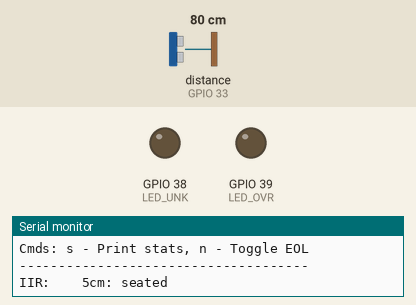
A sketch run on a simulated ESP32. On the bench: output pins drawn as LEDs (lit = HIGH), the last lines printed to the serial monitor. The test bench sets the inputs (shaded band); at power-on: distance to the obstacle (sensor on GPIO 33) 80 cm. The echo pulse lasts 58.3 µs per cm.

Above: at 1.2 s.
1.3 s: distance to the obstacle (sensor on GPIO 33) set to 114 cm
4.3 s: distance to the obstacle (sensor on GPIO 33) set to 123 cm
At 5.6 s:
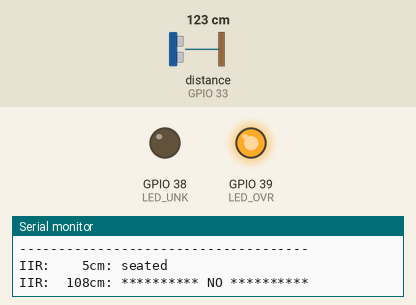
Timing chart, 0 to 7.3 s (numbered marks = the images above; inputs shaded):
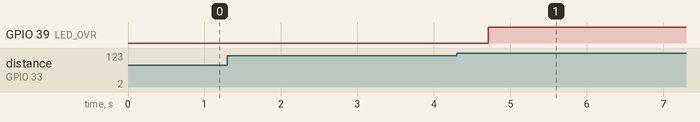

The sketch:

UltrasonicePingExample_Ken.ino
```cpp
// ---------------------------------------------------------------------------
// Example NewPing library sketch that does a ping about 10 times per second.
// ---------------------------------------------------------------------------

#include <limits.h>
#include <NewPing.h>

// Uncomment the following line to simulate ping data.
//#define DBG_KGW // Set to simulate ultrasound raming up and down.

const uint8_t         TRIGGER_PIN   =               A4; // Trigger pin on the ultrasonic sensor.
const uint8_t         ECHO_PIN      =               A5; // Echo pin on the ultrasonic sensor.
const uint16_t        UNK_DISTANCE  =               0U; // Echo not returned value.
const uint16_t        MIN_DISTANCE  =               1U; // Minimum valid distance in centimeters.
const uint16_t        MAX_DISTANCE  =             300U; // Maximum valid distance in centimeters.
                                                        // Maximum sensor distance is
                                                        //   rated at 400-500cm.

const byte            VER_MAJOR     =                1; // Major version in CV 7
const byte            VER_MINOR     =                2; // Minor version in CV 112
const uint8_t         LED_OVR       =               A3; // LED to show distance over limit.
const uint8_t         LED_UNK       =               A2; // LED to show distance unknown.
const uint16_t        LIMIT         =             102U; // Midpoint distance while seated in cm.
const uint16_t        HYSTERISIS    =               5U; // Hysterisis delta.
const uint8_t         IIR_DIV       =              16U; // IIR filter divisor (<= 131).

static uint16_t       DistLimit     = LIMIT-HYSTERISIS; // Current distance limit.

NewPing Sonar(TRIGGER_PIN, ECHO_PIN, MAX_DISTANCE);     // NewPing setup of pins
                                                        //  and maximum distance.

// State machine states. These must begin with 0 followed by 1, etc.
// S_State_Tbl must match the order of the StateNum enum.
enum StateNum {
  S_INIT                            =                0, // Initial state.
  S_UNK                             =                1, // Unknown state.
  S_NEAR                            =                2, // Near the device.
  S_FAR                             =                3, // Far from the device.
};

StateNum              CurState      =           S_INIT; // Current state.

struct S_State {
  StateNum             state;                           // Ping state.
  char                 *sName;                          // State name to printt.
};
const S_State S_State_Tbl[] = {
  {       S_INIT,   "S_INIT"  },                        // 0: Initial state.
  {        S_UNK,   "S_UNK",  },                        // 1: Unknown ping state.
  {       S_NEAR,   "S_NEAR", },                        // 2: Near the desk state.
  {        S_FAR,   "S_FAR",  },                        // 3: Far from desk state.
};
const int8_t S_State_Tbl_Size = sizeof(S_State_Tbl)/sizeof(S_State);

struct P_Range {
  uint16_t            pLow;                             // Lowest ping time.
  uint16_t            pHigh;                            // Highest ping time.
  char                *pMsg;                            // Message to print.
};
const P_Range P_Range_Tbl[] = {
  {           0U,   0U,           "Unknown"          }, // Unknown ping time.
  { MIN_DISTANCE,   LIMIT-20,     "Close",           }, // Seated close.
  {     LIMIT-20,   LIMIT-11,     "Minus 20-11",     }, // Seated -11 to -20.
  {     LIMIT-10,   LIMIT- 6,     "Minus 10- 6",     }, // Seated -10 to  -6.
  {     LIMIT- 5,   LIMIT- 5,     "Minus  5",        }, // Seated - 5.
  {     LIMIT- 4,   LIMIT- 4,     "Minus  4",        }, // Seated - 4.
  {     LIMIT- 3,   LIMIT- 3,     "Minus  3",        }, // Seated - 3.
  {     LIMIT- 2,   LIMIT- 2,     "Minus  1",        }, // Seated - 2.
  {     LIMIT- 1,   LIMIT- 1,     "Minus  1",        }, // Seated - 1.
  {     LIMIT,      LIMIT,        "Limit",           }, // Seated limit.
  {     LIMIT+ 1,   LIMIT+ 1,     "Plus   1",        }, // Away   + 1.
  {     LIMIT+ 2,   LIMIT+ 2,     "Plus   2",        }, // Away   + 2.
  {     LIMIT+ 3,   LIMIT+ 3,     "Plus   3",        }, // Away   + 3.
  {     LIMIT+ 4,   LIMIT+ 4,     "Plus   4",        }, // Away   + 4.
  {     LIMIT+ 5,   LIMIT+ 5,     "Plus   5",        }, // Away   + 5.
  {     LIMIT+ 6,   LIMIT+10,     "Plus   6-10",     }, // Away   + 6 - 10.
  {     LIMIT+11,   LIMIT+20,     "Plus  11-20",     }, // Away   +11 - 200.
  {     LIMIT+21,   MAX_DISTANCE, "Far away"         }, // Away far.
};
const int8_t P_Range_Size = sizeof(P_Range_Tbl)/sizeof(P_Range);

class PingStats {
  public:
    PingStats(void) {
      pIir = 0UL;
      clearStats();
    }

    // Simple get methods.
    uint16_t get_iir(void) {  return pIir; }

    void clearStats(void) {
      uint8_t       i;                                  // Index variable.

      pCnt = 0UL;
      p0   = 0UL;
      pSum = 0UL;

      for ( i = 0; i < P_Range_Size; i++) {
        pTbl[i] = 0UL;
      }
    }

    void updateStats(uint16_t p) {
      uint8_t     i;                                    // Index variable.
      uint16_t    pTime;                                // Corrected ping time.

      incCnt(pCnt);

      if (p == 0) {
        incCnt(p0);
        pTime = MAX_DISTANCE;
        //pTime = p;
      }
      else {
        pTime = p;
      }

      if ((pSum + pTime) >= pSum) {
        pSum += pTime;
      }
      else {
        pSum = ULONG_MAX;
      }

      iir(pTime);

      for (i = 0; i < P_Range_Size; i++) {
        if (P_Range_Tbl[i].pLow <= pIir && pIir <= P_Range_Tbl[i].pHigh) {
          incCnt(pTbl[i]);
          return;
        }
      }
      Serial.printf(F("\n\n******* ERROR: No range entry found for %3u\n\n"), pIir);
    }

    uint16_t average(void) const {
      if (pCnt == 0UL) {
        return 0U;
      }
      else if ((pCnt < ULONG_MAX) && (pSum < ULONG_MAX)) {
        return (uint16_t)(pSum / pCnt);
      }
      else {
        return USHRT_MAX;
      }
    }

    void printStats(void) const{
      uint8_t         i;                                // Index variable.

      Serial.printf(F("\n\n Stats: Pings %10lu, Unk %10lu, Sum %10lu, "),
                                                          pCnt,
                                                          p0,
                                                          pSum);

      Serial.printf(F("Avg %3u, IIR %3u DistLimit %3u, "),average(), pIir, DistLimit);

      Serial.printf(F("State %s\n"), S_State_Tbl[CurState].sName);

      for (i = 0; i < P_Range_Size; i++) {
        Serial.printf(F("        Range %3ucm - %3ucm, Count %10lu - %s\n"),
                                                                  P_Range_Tbl[i].pLow,
                                                                  P_Range_Tbl[i].pHigh,
                                                                  pTbl[i],
                                                                  P_Range_Tbl[i].pMsg);
      }
      Serial.println();
    }

  private:
    void incCnt(uint32_t &cnt) {
      if (cnt < ULONG_MAX) {
        ++cnt;
      }
    }

    // Calculate IIR. Note: IIR_DIV must be less than 131 to fit in uint16_t.
    void iir(uint16_t p) {
      //pIir = (p + (pIir * (IIR_DIV - 1))) / IIR_DIV;
      uint16_t        mult;

      mult = p + ((pIir * IIR_DIV ) - pIir);
      pIir = mult / IIR_DIV;
      if ((mult % IIR_DIV) >= (IIR_DIV / 2)) {
        ++pIir;
      }
    }

    uint32_t          pTbl[P_Range_Size];               // Range count table.
    uint32_t          pCnt;                             // Count of received pings.
    uint32_t          p0;                               // Count of received 0 pings.
    uint32_t          pSum;                             // Sum of non-zero pings.
    uint16_t          pIir;                             // IIR filtered pings.
};

PingStats Stats;

void setup() {
  Serial.begin(115200); // Open serial monitor at 115200 baud to see ping results.

  pinMode(LED_OVR, OUTPUT);
  pinMode(LED_UNK, OUTPUT);

  Serial.printf(F("Starting Ultrasound Test Version %d.%d, Build date %s %s\n"),
                                                            VER_MAJOR,
                                                            VER_MINOR,
                                                            __DATE__,
                                                            __TIME__);
  Serial.printf(F("MAX_DISTANCE %3u, RANGE %3u - %3u, IIR_DIV %3u\n"),
                                                            MAX_DISTANCE,
                                                            LIMIT - HYSTERISIS,
                                                            LIMIT + HYSTERISIS,
                                                            IIR_DIV);
  Serial.println(F("Cmds: s - Print stats, n - Toggle EOL"));
  #ifdef DBG_KGW
  Serial.println();
  Serial.println(F("********** WARNING: DATA IS SIMULATED **********"));
  #endif // DBG_KGW
  Serial.println(F("-------------------------------------"));
  Serial.println();
}

void loop() {
  #ifdef DBG_KGW
  static bool         cntUp         =            false; // DEBUG count up if true.
  static uint16_t     dist_cm       =     MIN_DISTANCE; // Distance in cm.
  #else
  uint16_t            dist_cm;                          // Distance in cm.
  #endif
  uint16_t            curIir;                           // Current IIR value.
  static bool         crEOL         =            false; // Use CR for ping EOL if set.
  static bool         doPings       =            false; // Show ping time every cycle.
  StateNum            newState;                         // New distance state.
  int                 c;                                // Received character.

  delay(100); // Wait between in ms. 29ms should be the shortest delay between pings.

  // DEBUG start
  #ifdef DBG_KGW // Simulate ultrasound ramping up and down.
  if (cntUp == true) {
    if (dist_cm < MAX_DISTANCE) {
      ++dist_cm;
    }
    else {
      cntUp = false;
      --dist_cm;
    }
  }
  else { // cntUp == false.
    if ( dist_cm > 0) {
      --dist_cm;
    }
    else {
      cntUp =  true;
      ++dist_cm;
    }
  }
  #else
  dist_cm = Sonar.ping_cm();
  //dist_cm = Sonar.convert_cm(Sonar.ping_median());
  #endif

  // Update the statistics.
  Stats.updateStats(dist_cm);
  curIir = Stats.get_iir();

  // Get single character Serial commands.
  if (Serial.available()) {
    c = Serial.read();
    //Serial.printf("DEBUG: '%c' %2d received\n", (char)c, c);
    // Get the new byte and process it.
    switch ((char)c) {
    case 'n':
    case 'N':
      // Toggle crEOL.
      crEOL = !crEOL;
      //Serial.printf("DEBUG: crEOL = %s\n", crEOL ? "true" : "false");
      break;
    case 's':
    case 'S':
      // Print and reset stats.
      Stats.printStats();
      Stats.clearStats();
      break;
    case 'p':
    case 'P':
      // Toggle doPings.
      doPings = !doPings;
      //Serial.printf("DEBUG: doPings = %s\n", doPings ? "true" : "false");
      break;
    default:
      break;
    }
  }

  // Check the disance. 0 is returned when the distance is too long to read.
  if (curIir == UNK_DISTANCE) {
    //Serial.println("    unknown");
    //digitalWrite(LED_OVR, LOW);
    //digitalWrite(LED_UNK, HIGH);
    newState = S_UNK;
  }
  else if (curIir <= DistLimit) {
    //Serial.println("yes");
    //digitalWrite(LED_OVR, LOW);
    //digitalWrite(LED_UNK, LOW);
    newState = S_NEAR;
  }
  else
  {
    //Serial.println("********** NO **********");
    //digitalWrite(LED_OVR, HIGH);
    //digitalWrite(LED_UNK, LOW);
    newState = S_FAR;
  }

  if (newState != CurState) {
    CurState =   newState;
    Serial.printf(F("IIR:  %3ucm: "),  curIir);
    switch (CurState) {
      case S_UNK:
        Serial.println(F("unknown"));
        digitalWrite(LED_OVR, LOW);
        digitalWrite(LED_UNK, HIGH);
        DistLimit = LIMIT - HYSTERISIS;
        break;
      case S_NEAR:
        Serial.println(F("seated"));
        digitalWrite(LED_OVR, LOW);
        digitalWrite(LED_UNK, LOW);
        DistLimit = LIMIT + HYSTERISIS;
        break;
      case S_FAR:
        Serial.println(F("********** NO **********"));
        digitalWrite(LED_OVR, HIGH);
        digitalWrite(LED_UNK, LOW);
        DistLimit = LIMIT - HYSTERISIS;
        break;
      default:
        Serial.printf(F("XXXXXXXXXX Invalid state %d XXXXXXXXXX\n"), CurState);
        digitalWrite(LED_OVR, HIGH);
        digitalWrite(LED_UNK, HIGH);
        DistLimit = LIMIT - HYSTERISIS;
        break;
    }
  }

  if (doPings == true) {
    Serial.printf(F("Ping: %3ucm, IIR %3ucm, Limit %3ucm, - %-8s%c"),
              dist_cm, curIir, DistLimit, S_State_Tbl[CurState].sName, crEOL ? '\r' : '\n');
  }
}
```

Measured:
- the behaviour switches between 118 and 119 cm on distance to the obstacle (sensor on GPIO 33) (found by bisection; images 0 and 1)
- after the input at 1.3 s, every drawn part: stays the same
